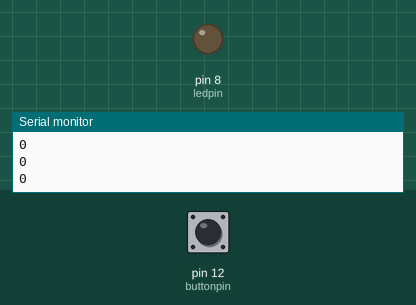
A sketch run on a simulated Arduino Uno, built with avr-gcc and run on an emulated ATmega328P. Parts: output pins drawn as LEDs (lit = HIGH), the last lines printed to the serial monitor. Inputs (shaded band) come from the test bench; at power-on: pin 12 (buttonpin) LOW.

Above: at 2.8 s.
2.9 s: pin 12 (buttonpin) pulled HIGH for 1.2 s
At 4.8 s:
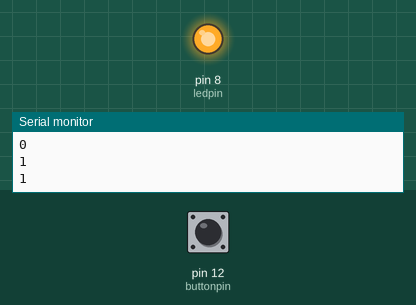
7.5 s: pin 12 (buttonpin) pulled HIGH for 3.2 s
At 12.5 s:
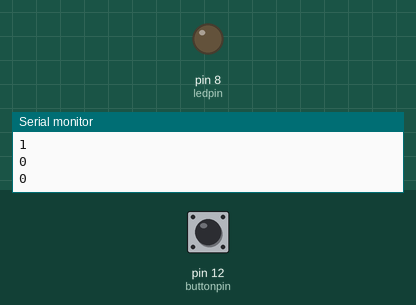
Timing chart, 0 to 14.0 s (numbered marks = the images above; inputs shaded):
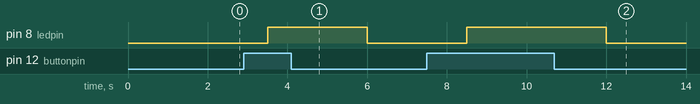

The sketch:

sketch_apr10a.ino
```cpp
int ledpin =8;//code to connect button to arduino to led.
int buttonpin = 12;
int buttonread ;
int dt =500;
void setup() {
  // put your setup code here, to run once:
pinMode(ledpin,OUTPUT);
pinMode(buttonpin,INPUT);
Serial.begin(9600);
}

void loop() {
  // put your main code here, to run repeatedly:
buttonread =digitalRead(buttonpin);
Serial.println(buttonread);
delay(dt);
if(buttonread == 1){
digitalWrite(ledpin,HIGH);
}
delay(dt);
if(buttonread == 0){
digitalWrite(ledpin,LOW);
}
}
```

Measured:
- after the input at 2.9 s, pin 8 (ledpin): LOW → HIGH after 0.60 s, → LOW 2.5 s later
- after the input at 7.5 s, pin 8 (ledpin): LOW → HIGH after 1.0 s, → LOW 3.5 s later
